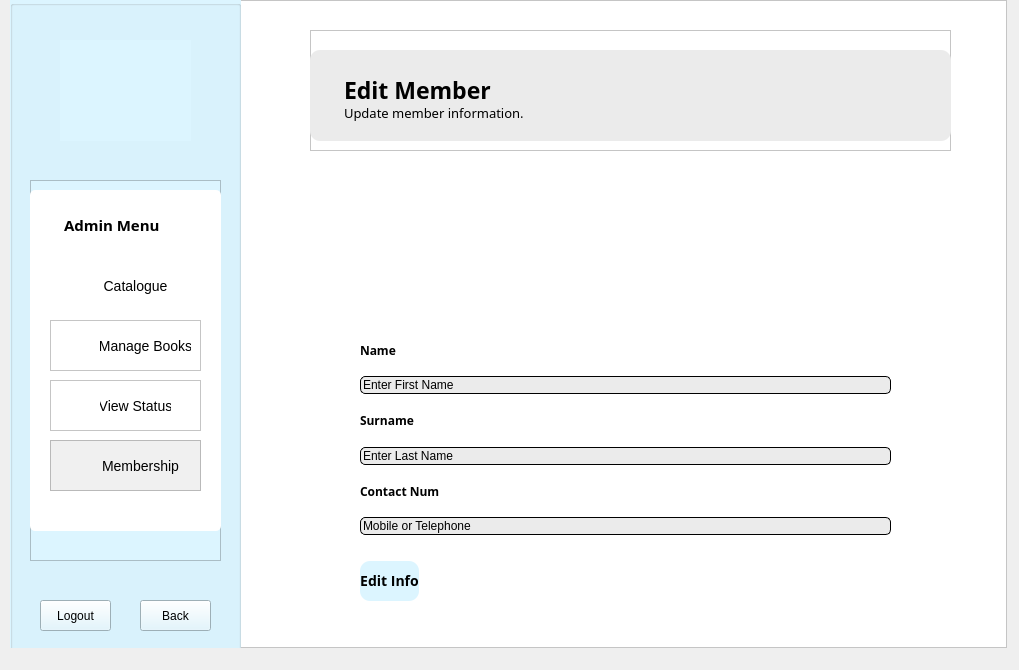
<?xml version="1.0" encoding="UTF-8"?>
<ui version="4.0">
 <class>AdminEditMemberDetails</class>
 <widget class="QDialog" name="AdminEditMemberDetails">
  <property name="geometry">
   <rect>
    <x>0</x>
    <y>0</y>
    <width>1019</width>
    <height>670</height>
   </rect>
  </property>
  <property name="windowTitle">
   <string>Dialog</string>
  </property>
  <widget class="QFrame" name="frame">
   <property name="geometry">
    <rect>
     <x>10</x>
     <y>0</y>
     <width>997</width>
     <height>648</height>
    </rect>
   </property>
   <property name="styleSheet">
    <string notr="true">background: white;</string>
   </property>
   <property name="frameShape">
    <enum>QFrame::StyledPanel</enum>
   </property>
   <property name="frameShadow">
    <enum>QFrame::Raised</enum>
   </property>
   <widget class="QGroupBox" name="menuPanel">
    <property name="geometry">
     <rect>
      <x>0</x>
      <y>0</y>
      <width>231</width>
      <height>671</height>
     </rect>
    </property>
    <property name="styleSheet">
     <string notr="true">background: rgb(220, 245, 255);</string>
    </property>
    <property name="title">
     <string/>
    </property>
    <widget class="QLabel" name="logo">
     <property name="geometry">
      <rect>
       <x>50</x>
       <y>40</y>
       <width>131</width>
       <height>101</height>
      </rect>
     </property>
     <property name="text">
      <string/>
     </property>
     <property name="pixmap">
      <pixmap resource="Resources.qrc">:/images/logo.png</pixmap>
     </property>
     <property name="scaledContents">
      <bool>true</bool>
     </property>
    </widget>
    <widget class="QFrame" name="menu">
     <property name="geometry">
      <rect>
       <x>20</x>
       <y>180</y>
       <width>191</width>
       <height>381</height>
      </rect>
     </property>
     <property name="frameShape">
      <enum>QFrame::StyledPanel</enum>
     </property>
     <property name="frameShadow">
      <enum>QFrame::Raised</enum>
     </property>
     <widget class="QListWidget" name="listWidget_2">
      <property name="geometry">
       <rect>
        <x>0</x>
        <y>10</y>
        <width>191</width>
        <height>341</height>
       </rect>
      </property>
      <property name="styleSheet">
       <string notr="true">background: white;
border-radius: 5px;</string>
      </property>
      <property name="frameShadow">
       <enum>QFrame::Raised</enum>
      </property>
     </widget>
     <widget class="QPlainTextEdit" name="plainTextEdit_6">
      <property name="geometry">
       <rect>
        <x>30</x>
        <y>30</y>
        <width>151</width>
        <height>31</height>
       </rect>
      </property>
      <property name="styleSheet">
       <string notr="true">font-family: Baloo 2;
font-weight: bold;
background: white;
font-size: 15px;
</string>
      </property>
      <property name="frameShape">
       <enum>QFrame::NoFrame</enum>
      </property>
      <property name="frameShadow">
       <enum>QFrame::Plain</enum>
      </property>
      <property name="plainText">
       <string>Admin Menu</string>
      </property>
      <property name="backgroundVisible">
       <bool>false</bool>
      </property>
     </widget>
     <widget class="QFrame" name="catalogue_1">
      <property name="geometry">
       <rect>
        <x>20</x>
        <y>80</y>
        <width>151</width>
        <height>51</height>
       </rect>
      </property>
      <property name="styleSheet">
       <string notr="true">background: white;
border-radius: 5px;</string>
      </property>
      <property name="frameShape">
       <enum>QFrame::StyledPanel</enum>
      </property>
      <property name="frameShadow">
       <enum>QFrame::Raised</enum>
      </property>
      <widget class="QLabel" name="label_5">
       <property name="geometry">
        <rect>
         <x>10</x>
         <y>10</y>
         <width>31</width>
         <height>31</height>
        </rect>
       </property>
       <property name="text">
        <string/>
       </property>
       <property name="pixmap">
        <pixmap resource="Resources.qrc">:/images/Icons/books.png</pixmap>
       </property>
       <property name="scaledContents">
        <bool>true</bool>
       </property>
      </widget>
      <widget class="QPushButton" name="catalogue">
       <property name="geometry">
        <rect>
         <x>50</x>
         <y>10</y>
         <width>71</width>
         <height>31</height>
        </rect>
       </property>
       <property name="styleSheet">
        <string notr="true">QPushButton {
background: transparent;
font-size: 14px;
border: none;
}

QPushButton:hover {
	color: rgb(124, 204, 241);
}</string>
       </property>
       <property name="text">
        <string>Catalogue</string>
       </property>
       <property name="autoDefault">
        <bool>false</bool>
       </property>
      </widget>
     </widget>
     <widget class="QFrame" name="manageBooks_1">
      <property name="geometry">
       <rect>
        <x>20</x>
        <y>140</y>
        <width>151</width>
        <height>51</height>
       </rect>
      </property>
      <property name="styleSheet">
       <string notr="true">background: white;</string>
      </property>
      <property name="frameShape">
       <enum>QFrame::StyledPanel</enum>
      </property>
      <property name="frameShadow">
       <enum>QFrame::Raised</enum>
      </property>
      <widget class="QLabel" name="label_6">
       <property name="geometry">
        <rect>
         <x>10</x>
         <y>10</y>
         <width>31</width>
         <height>31</height>
        </rect>
       </property>
       <property name="text">
        <string/>
       </property>
       <property name="pixmap">
        <pixmap resource="Resources.qrc">:/images/Icons/book.png</pixmap>
       </property>
       <property name="scaledContents">
        <bool>true</bool>
       </property>
      </widget>
      <widget class="QPushButton" name="manageBooks">
       <property name="geometry">
        <rect>
         <x>50</x>
         <y>10</y>
         <width>91</width>
         <height>31</height>
        </rect>
       </property>
       <property name="styleSheet">
        <string notr="true">QPushButton {
background: transparent;
font-size: 14px;
border: none;
}

QPushButton:hover {
	color: rgb(124, 204, 241);
}</string>
       </property>
       <property name="text">
        <string>Manage Books</string>
       </property>
      </widget>
     </widget>
     <widget class="QFrame" name="status_1">
      <property name="geometry">
       <rect>
        <x>20</x>
        <y>200</y>
        <width>151</width>
        <height>51</height>
       </rect>
      </property>
      <property name="styleSheet">
       <string notr="true">background: white;</string>
      </property>
      <property name="frameShape">
       <enum>QFrame::StyledPanel</enum>
      </property>
      <property name="frameShadow">
       <enum>QFrame::Raised</enum>
      </property>
      <widget class="QLabel" name="label_7">
       <property name="geometry">
        <rect>
         <x>10</x>
         <y>10</y>
         <width>31</width>
         <height>31</height>
        </rect>
       </property>
       <property name="text">
        <string/>
       </property>
       <property name="pixmap">
        <pixmap resource="Resources.qrc">:/images/Icons/status.png</pixmap>
       </property>
       <property name="scaledContents">
        <bool>true</bool>
       </property>
      </widget>
      <widget class="QPushButton" name="status">
       <property name="geometry">
        <rect>
         <x>50</x>
         <y>10</y>
         <width>71</width>
         <height>31</height>
        </rect>
       </property>
       <property name="styleSheet">
        <string notr="true">QPushButton {
background: transparent;
font-size: 14px;
border: none;
}

QPushButton:hover {
	color: rgb(124, 204, 241);
}</string>
       </property>
       <property name="text">
        <string>View Status</string>
       </property>
      </widget>
     </widget>
     <widget class="QFrame" name="membership_1">
      <property name="geometry">
       <rect>
        <x>20</x>
        <y>260</y>
        <width>151</width>
        <height>51</height>
       </rect>
      </property>
      <property name="styleSheet">
       <string notr="true">background: rgb(240, 240, 240);</string>
      </property>
      <property name="frameShape">
       <enum>QFrame::StyledPanel</enum>
      </property>
      <property name="frameShadow">
       <enum>QFrame::Raised</enum>
      </property>
      <widget class="QLabel" name="label_8">
       <property name="geometry">
        <rect>
         <x>10</x>
         <y>10</y>
         <width>31</width>
         <height>31</height>
        </rect>
       </property>
       <property name="text">
        <string/>
       </property>
       <property name="pixmap">
        <pixmap resource="Resources.qrc">:/images/Icons/user.png</pixmap>
       </property>
       <property name="scaledContents">
        <bool>true</bool>
       </property>
      </widget>
      <widget class="QPushButton" name="membership">
       <property name="geometry">
        <rect>
         <x>50</x>
         <y>10</y>
         <width>81</width>
         <height>31</height>
        </rect>
       </property>
       <property name="styleSheet">
        <string notr="true">QPushButton {
background: transparent;
font-size: 14px;
border: none;
}

QPushButton:hover {
	color: rgb(124, 204, 241);
}</string>
       </property>
       <property name="text">
        <string>Membership</string>
       </property>
      </widget>
     </widget>
    </widget>
    <widget class="QPushButton" name="pushButton_2">
     <property name="geometry">
      <rect>
       <x>30</x>
       <y>600</y>
       <width>71</width>
       <height>31</height>
      </rect>
     </property>
     <property name="styleSheet">
      <string notr="true">QPushButton:hover {
	color: rgb(106, 146, 255);
}</string>
     </property>
     <property name="text">
      <string>Logout</string>
     </property>
    </widget>
    <widget class="QPushButton" name="back">
     <property name="geometry">
      <rect>
       <x>130</x>
       <y>600</y>
       <width>71</width>
       <height>31</height>
      </rect>
     </property>
     <property name="styleSheet">
      <string notr="true">/*QPushButton {
background: white;
}*/

QPushButton:hover {
	color: rgb(106, 146, 255);
}</string>
     </property>
     <property name="text">
      <string>Back</string>
     </property>
     <property name="icon">
      <iconset theme="go-previous">
       <normaloff>.</normaloff>.</iconset>
     </property>
    </widget>
   </widget>
   <widget class="QFrame" name="heading_3">
    <property name="geometry">
     <rect>
      <x>300</x>
      <y>30</y>
      <width>641</width>
      <height>121</height>
     </rect>
    </property>
    <property name="frameShape">
     <enum>QFrame::StyledPanel</enum>
    </property>
    <property name="frameShadow">
     <enum>QFrame::Raised</enum>
    </property>
    <widget class="QPlainTextEdit" name="plainTextEdit_9">
     <property name="geometry">
      <rect>
       <x>0</x>
       <y>20</y>
       <width>641</width>
       <height>91</height>
      </rect>
     </property>
     <property name="styleSheet">
      <string notr="true">background: rgb(235, 235, 235);
border-radius: 10px;</string>
     </property>
     <property name="frameShadow">
      <enum>QFrame::Raised</enum>
     </property>
     <property name="plainText">
      <string/>
     </property>
    </widget>
    <widget class="QPlainTextEdit" name="plainTextEdit_10">
     <property name="geometry">
      <rect>
       <x>30</x>
       <y>40</y>
       <width>231</width>
       <height>41</height>
      </rect>
     </property>
     <property name="styleSheet">
      <string notr="true">font-family: Baloo 2;
font-weight: bold;
font-size: 23px;
background: transparent;</string>
     </property>
     <property name="frameShape">
      <enum>QFrame::NoFrame</enum>
     </property>
     <property name="plainText">
      <string>Edit Member</string>
     </property>
    </widget>
    <widget class="QPlainTextEdit" name="plainTextEdit_11">
     <property name="geometry">
      <rect>
       <x>30</x>
       <y>70</y>
       <width>411</width>
       <height>31</height>
      </rect>
     </property>
     <property name="styleSheet">
      <string notr="true">background: transparent;
font-family: Baloo 2;
font-size: 13px;</string>
     </property>
     <property name="frameShape">
      <enum>QFrame::NoFrame</enum>
     </property>
     <property name="plainText">
      <string>Update member information.</string>
     </property>
    </widget>
   </widget>
   <widget class="QFrame" name="frame_9">
    <property name="geometry">
     <rect>
      <x>350</x>
      <y>330</y>
      <width>531</width>
      <height>271</height>
     </rect>
    </property>
    <property name="frameShape">
     <enum>QFrame::StyledPanel</enum>
    </property>
    <property name="frameShadow">
     <enum>QFrame::Raised</enum>
    </property>
    <widget class="QWidget" name="layoutWidget">
     <property name="geometry">
      <rect>
       <x>0</x>
       <y>0</y>
       <width>531</width>
       <height>271</height>
      </rect>
     </property>
     <layout class="QVBoxLayout" name="verticalLayout">
      <item>
       <widget class="QLabel" name="label_2">
        <property name="styleSheet">
         <string notr="true">font-family: Baloo 2;
font-weight: bold;</string>
        </property>
        <property name="text">
         <string>Name</string>
        </property>
       </widget>
      </item>
      <item>
       <widget class="QLineEdit" name="firstName">
        <property name="styleSheet">
         <string notr="true">border: 0.5px solid black;
border-radius: 5px;
background: rgb(235, 235, 235);</string>
        </property>
        <property name="text">
         <string>Enter First Name</string>
        </property>
        <property name="placeholderText">
         <string>Enter title</string>
        </property>
       </widget>
      </item>
      <item>
       <widget class="QLabel" name="label_3">
        <property name="styleSheet">
         <string notr="true">font-family: Baloo 2;
font-weight: bold;</string>
        </property>
        <property name="text">
         <string>Surname</string>
        </property>
       </widget>
      </item>
      <item>
       <widget class="QLineEdit" name="lastName">
        <property name="styleSheet">
         <string notr="true">border: 0.5px solid black;
border-radius: 5px;
background: rgb(235, 235, 235);</string>
        </property>
        <property name="text">
         <string>Enter Last Name</string>
        </property>
        <property name="placeholderText">
         <string>Enter author</string>
        </property>
       </widget>
      </item>
      <item>
       <widget class="QLabel" name="label_4">
        <property name="styleSheet">
         <string notr="true">font-family: Baloo 2;
font-weight: bold;</string>
        </property>
        <property name="text">
         <string>Contact Num</string>
        </property>
       </widget>
      </item>
      <item>
       <widget class="QLineEdit" name="contactNum">
        <property name="styleSheet">
         <string notr="true">border: 0.5px solid black;
border-radius: 5px;
background: rgb(235, 235, 235);</string>
        </property>
        <property name="text">
         <string>Mobile or Telephone</string>
        </property>
        <property name="placeholderText">
         <string>Enter author</string>
        </property>
       </widget>
      </item>
      <item>
       <spacer name="horizontalSpacer">
        <property name="orientation">
         <enum>Qt::Horizontal</enum>
        </property>
        <property name="sizeHint" stdset="0">
         <size>
          <width>40</width>
          <height>20</height>
         </size>
        </property>
       </spacer>
      </item>
      <item>
       <widget class="QPushButton" name="pushButton">
        <property name="sizePolicy">
         <sizepolicy hsizetype="Fixed" vsizetype="Minimum">
          <horstretch>0</horstretch>
          <verstretch>0</verstretch>
         </sizepolicy>
        </property>
        <property name="styleSheet">
         <string notr="true">QPushButton {
font-size: 14px;
border-radius: 10px;
background: rgb(220, 245, 255);
font-family: open sans;
color: black;
font-weight: bold;
}

QPushButton:hover {
	color: rgb(106, 146, 255);
}</string>
        </property>
        <property name="text">
         <string>Edit Info</string>
        </property>
       </widget>
      </item>
     </layout>
    </widget>
   </widget>
  </widget>
 </widget>
 <resources>
  <include location="Resources.qrc"/>
 </resources>
 <connections/>
</ui>
